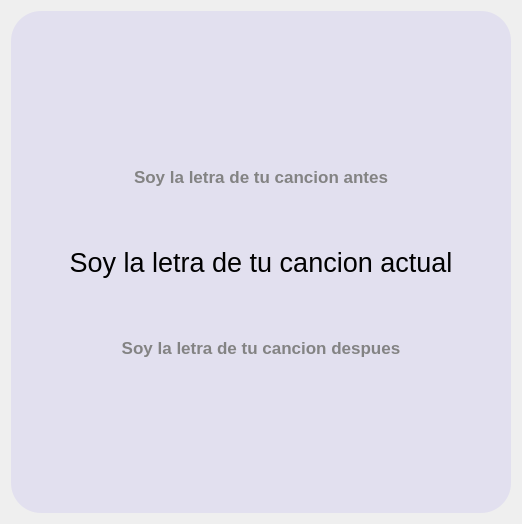
             <widget class="QWidget" name="letra">
              <layout class="QGridLayout" name="gridLayout_21">
               <item row="0" column="0">
                <widget class="QWidget" name="letra_widget" native="true">
                 <property name="sizePolicy">
                  <sizepolicy hsizetype="Expanding" vsizetype="Expanding">
                   <horstretch>10</horstretch>
                   <verstretch>0</verstretch>
                  </sizepolicy>
                 </property>
                 <property name="minimumSize">
                  <size>
                   <width>500</width>
                   <height>0</height>
                  </size>
                 </property>
                 <property name="styleSheet">
                  <string notr="true">QWidget {
background-color: rgb(226, 224, 239);
border-radius: 30px;
}</string>
                 </property>
                 <layout class="QGridLayout" name="gridLayout_29">
                  <property name="leftMargin">
                   <number>40</number>
                  </property>
                  <property name="topMargin">
                   <number>30</number>
                  </property>
                  <property name="rightMargin">
                   <number>40</number>
                  </property>
                  <property name="bottomMargin">
                   <number>30</number>
                  </property>
                  <property name="horizontalSpacing">
                   <number>15</number>
                  </property>
                  <property name="verticalSpacing">
                   <number>60</number>
                  </property>
                  <item row="0" column="0">
                   <spacer name="verticalSpacer_9">
                    <property name="orientation">
                     <enum>Qt::Vertical</enum>
                    </property>
                    <property name="sizeHint" stdset="0">
                     <size>
                      <width>20</width>
                      <height>126</height>
                     </size>
                    </property>
                   </spacer>
                  </item>
                  <item row="1" column="0">
                   <widget class="QLabel" name="before_current_label_song">
                    <property name="font">
                     <font>
                      <pointsize>13</pointsize>
                      <bold>true</bold>
                     </font>
                    </property>
                    <property name="styleSheet">
                     <string notr="true">color: rgb(131, 131, 131);</string>
                    </property>
                    <property name="text">
                     <string>Soy la letra de tu cancion antes</string>
                    </property>
                    <property name="alignment">
                     <set>Qt::AlignCenter</set>
                    </property>
                    <property name="wordWrap">
                     <bool>true</bool>
                    </property>
                   </widget>
                  </item>
                  <item row="2" column="0">
                   <widget class="QLabel" name="actual_current_label_song">
                    <property name="font">
                     <font>
                      <pointsize>20</pointsize>
                      <fontweight>ExtraBold</fontweight>
                     </font>
                    </property>
                    <property name="text">
                     <string>Soy la letra de tu cancion actual</string>
                    </property>
                    <property name="alignment">
                     <set>Qt::AlignCenter</set>
                    </property>
                    <property name="wordWrap">
                     <bool>true</bool>
                    </property>
                   </widget>
                  </item>
                  <item row="3" column="0">
                   <widget class="QLabel" name="after_current_label_song">
                    <property name="font">
                     <font>
                      <pointsize>13</pointsize>
                      <bold>true</bold>
                     </font>
                    </property>
                    <property name="styleSheet">
                     <string notr="true">color: rgb(131, 131, 131);</string>
                    </property>
                    <property name="text">
                     <string>Soy la letra de tu cancion despues</string>
                    </property>
                    <property name="alignment">
                     <set>Qt::AlignCenter</set>
                    </property>
                    <property name="wordWrap">
                     <bool>true</bool>
                    </property>
                   </widget>
                  </item>
                  <item row="4" column="0">
                   <spacer name="verticalSpacer_10">
                    <property name="orientation">
                     <enum>Qt::Vertical</enum>
                    </property>
                    <property name="sizeHint" stdset="0">
                     <size>
                      <width>20</width>
                      <height>125</height>
                     </size>
                    </property>
                   </spacer>
                  </item>
                 </layout>
                </widget>
               </item>
              </layout>
             </widget>
